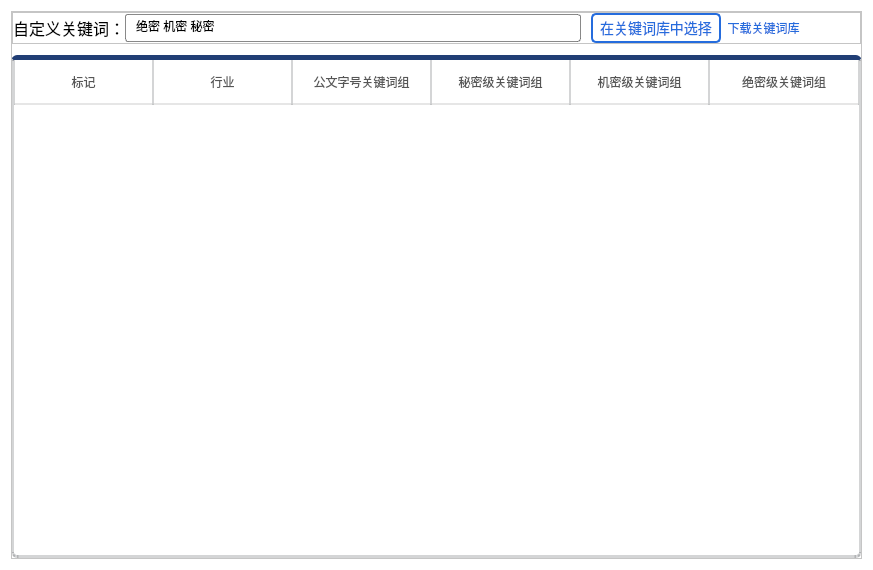
<?xml version="1.0" encoding="UTF-8"?>
<ui version="4.0">
 <class>Dialog</class>
 <widget class="QDialog" name="Dialog">
  <property name="geometry">
   <rect>
    <x>0</x>
    <y>0</y>
    <width>873</width>
    <height>570</height>
   </rect>
  </property>
  <property name="windowTitle">
   <string>Dialog</string>
  </property>
  <property name="styleSheet">
   <string notr="true">background:white;</string>
  </property>
  <layout class="QVBoxLayout" name="verticalLayout_2">
   <item>
    <widget class="QFrame" name="frame_2">
     <property name="cursor">
      <cursorShape>ArrowCursor</cursorShape>
     </property>
     <property name="frameShape">
      <enum>QFrame::StyledPanel</enum>
     </property>
     <property name="frameShadow">
      <enum>QFrame::Raised</enum>
     </property>
     <layout class="QVBoxLayout" name="verticalLayout">
      <property name="spacing">
       <number>11</number>
      </property>
      <property name="leftMargin">
       <number>0</number>
      </property>
      <property name="topMargin">
       <number>0</number>
      </property>
      <property name="rightMargin">
       <number>0</number>
      </property>
      <property name="bottomMargin">
       <number>0</number>
      </property>
      <item>
       <widget class="QFrame" name="frame_3">
        <property name="frameShape">
         <enum>QFrame::StyledPanel</enum>
        </property>
        <property name="frameShadow">
         <enum>QFrame::Raised</enum>
        </property>
        <layout class="QHBoxLayout" name="horizontalLayout_2">
         <property name="spacing">
          <number>0</number>
         </property>
         <property name="leftMargin">
          <number>0</number>
         </property>
         <property name="topMargin">
          <number>0</number>
         </property>
         <property name="rightMargin">
          <number>0</number>
         </property>
         <property name="bottomMargin">
          <number>0</number>
         </property>
         <item>
          <widget class="QLabel" name="label_4">
           <property name="styleSheet">
            <string notr="true">font-family: &quot;微软雅黑&quot;;
font-style: normal;
font-weight: normal;
font-size: 16px;
line-height: 20px;</string>
           </property>
           <property name="text">
            <string>自定义关键词：</string>
           </property>
          </widget>
         </item>
         <item>
          <widget class="QLineEdit" name="lineEdit_3">
           <property name="styleSheet">
            <string notr="true">QLineEdit {
	/* 外边框 */
	border: 1px solid rgba(86, 86, 86, 0.7);
	border-radius: 3px;
	padding: 5 8px;
	background: white;
	font-family: &quot;微软雅黑&quot;;

}</string>
           </property>
           <property name="text">
            <string>绝密 机密 秘密</string>
           </property>
           <property name="placeholderText">
            <string/>
           </property>
          </widget>
         </item>
         <item>
          <widget class="QLabel" name="label_5">
           <property name="styleSheet">
            <string notr="true">color:white;</string>
           </property>
           <property name="text">
            <string>...</string>
           </property>
          </widget>
         </item>
         <item>
          <widget class="QPushButton" name="pushButton_2">
           <property name="minimumSize">
            <size>
             <width>130</width>
             <height>30</height>
            </size>
           </property>
           <property name="cursor">
            <cursorShape>PointingHandCursor</cursorShape>
           </property>
           <property name="styleSheet">
            <string notr="true">background:  white;
font-family: &quot;微软雅黑&quot;;;
font-style: normal;
font-weight: normal;
font-size: 14px;
line-height: 20px;
border-radius: 5px;
color: #256CDD;
border: 2px solid #256CDD;</string>
           </property>
           <property name="text">
            <string>在关键词库中选择</string>
           </property>
          </widget>
         </item>
         <item>
          <widget class="QLabel" name="label">
           <property name="font">
            <font>
             <weight>50</weight>
             <italic>false</italic>
             <bold>false</bold>
            </font>
           </property>
           <property name="cursor">
            <cursorShape>PointingHandCursor</cursorShape>
           </property>
           <property name="styleSheet">
            <string notr="true">color: #256CDD;</string>
           </property>
           <property name="text">
            <string>  下载关键词库</string>
           </property>
          </widget>
         </item>
         <item>
          <widget class="QLabel" name="label_6">
           <property name="styleSheet">
            <string notr="true">color:white;</string>
           </property>
           <property name="text">
            <string>..................</string>
           </property>
          </widget>
         </item>
        </layout>
       </widget>
      </item>
      <item>
       <widget class="QTableWidget" name="tableWidget_2">
        <property name="minimumSize">
         <size>
          <width>0</width>
          <height>150</height>
         </size>
        </property>
        <property name="maximumSize">
         <size>
          <width>16777215</width>
          <height>16777215</height>
         </size>
        </property>
        <property name="statusTip">
         <string/>
        </property>
        <property name="styleSheet">
         <string notr="true">        QTableView
{
    background-color: #FFFFFF;
    alternate-background-color:#e3edf9;
    font:14px &quot;微软雅黑&quot;;
    color:#677483;
    gridline-color: #ccddf0;  

border: 2px solid rgba(41, 43, 49, 0.2);
border-top: 5px solid #213E75;
border-bottom: 3px solid rgba(41, 43, 49, 0.2);


border-radius:5px

}
 
QTableView::item
{  
    font:20px &quot;微软雅黑&quot;;
    color:#29414E; 
	border:0px;   
	border-bottom: 1px solid rgba(0, 0, 0, 0.05);

}
 
QTableView::item:selected
{  
    color:green;
}
 
QHeaderView::section { 
    color: #565656;;
    font:bold 14px &quot;微软雅黑&quot;;
    text-align:right;
    height:43px;
	
	border:0px;

	border-bottom: 2px solid rgba(0, 0, 0, 0.1);

	background: #FFFFFF;

    border-left:none;
border-left: 1px solid rgba(41, 43, 49, 0.2);
border-right:1px solid rgba(41, 43, 49, 0.2);
}
 
// border-left:none;防止中间表头的border重叠
QHeaderView::section:first
{
    border-left:1px solid #8faac9;
border-radius: 3px;
}</string>
        </property>
        <property name="lineWidth">
         <number>0</number>
        </property>
        <property name="autoScroll">
         <bool>true</bool>
        </property>
        <property name="autoScrollMargin">
         <number>3</number>
        </property>
        <property name="dragEnabled">
         <bool>true</bool>
        </property>
        <property name="textElideMode">
         <enum>Qt::ElideMiddle</enum>
        </property>
        <property name="showGrid">
         <bool>false</bool>
        </property>
        <property name="sortingEnabled">
         <bool>true</bool>
        </property>
        <property name="wordWrap">
         <bool>true</bool>
        </property>
        <attribute name="horizontalHeaderCascadingSectionResizes">
         <bool>true</bool>
        </attribute>
        <attribute name="horizontalHeaderDefaultSectionSize">
         <number>139</number>
        </attribute>
        <attribute name="horizontalHeaderHighlightSections">
         <bool>true</bool>
        </attribute>
        <attribute name="horizontalHeaderStretchLastSection">
         <bool>true</bool>
        </attribute>
        <attribute name="verticalHeaderVisible">
         <bool>true</bool>
        </attribute>
        <attribute name="verticalHeaderShowSortIndicator" stdset="0">
         <bool>false</bool>
        </attribute>
        <attribute name="verticalHeaderStretchLastSection">
         <bool>false</bool>
        </attribute>
        <column>
         <property name="text">
          <string>标记</string>
         </property>
        </column>
        <column>
         <property name="text">
          <string>行业</string>
         </property>
        </column>
        <column>
         <property name="text">
          <string>公文字号关键词组</string>
         </property>
        </column>
        <column>
         <property name="text">
          <string>秘密级关键词组</string>
         </property>
        </column>
        <column>
         <property name="text">
          <string>机密级关键词组</string>
         </property>
        </column>
        <column>
         <property name="text">
          <string>绝密级关键词组</string>
         </property>
        </column>
       </widget>
      </item>
     </layout>
    </widget>
   </item>
  </layout>
 </widget>
 <resources/>
 <connections/>
</ui>
